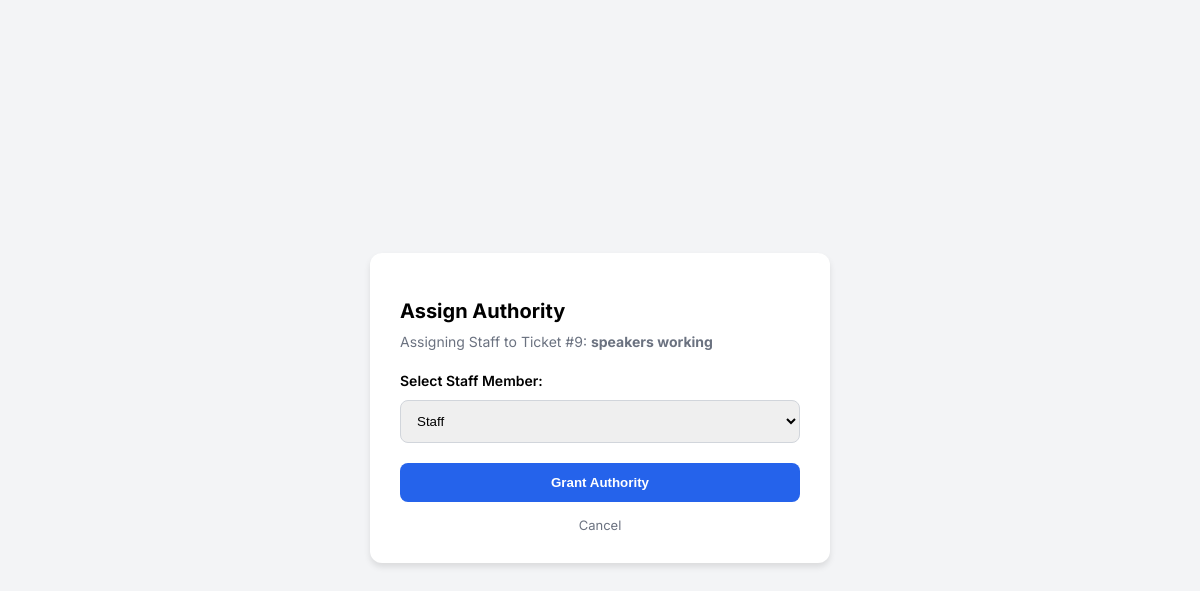
/pages/assign_ticket.php?id=9 (signed in), run on the app's committed database.
### tables this page shows
CREATE TABLE IF NOT EXISTS `tickets` (
  `id` int NOT NULL AUTO_INCREMENT,
  `name` varchar(255) NOT NULL,
  `description` text NOT NULL,
  `status` enum('pending','inprogress','completed','onhold') DEFAULT 'pending',
  `file_path` varchar(255) DEFAULT NULL,
  `created_by` int NOT NULL,
  `assigned_to` int DEFAULT NULL,
  `created_at` timestamp NULL DEFAULT CURRENT_TIMESTAMP,
  `updated_at` timestamp NULL DEFAULT CURRENT_TIMESTAMP ON UPDATE CURRENT_TIMESTAMP,
  `completed_at` timestamp NULL DEFAULT NULL,
  `deleted_at` timestamp NULL DEFAULT NULL,
  `is_deleted` tinyint(1) DEFAULT '0',
  PRIMARY KEY (`id`),
  KEY `created_by` (`created_by`),
  KEY `assigned_to` (`assigned_to`)
);

CREATE TABLE IF NOT EXISTS `users` (
  `id` int NOT NULL AUTO_INCREMENT,
  `name` varchar(100) NOT NULL,
  `email` varchar(100) NOT NULL,
  `password` varchar(255) NOT NULL,
  `role` varchar(50) DEFAULT 'user',
  `created_at` timestamp NULL DEFAULT CURRENT_TIMESTAMP,
  PRIMARY KEY (`id`),
  UNIQUE KEY `email` (`email`)
);

### pages/assign_ticket.php (the view, shortened to what this page needs)
<?php
require '../config/db.php';
$ticket_id = $_GET['id'] ?? null;
$t_stmt = $pdo->prepare("SELECT * FROM tickets WHERE id = ?");
$t_stmt->execute([$ticket_id]);
$ticket = $t_stmt->fetch();
$u_stmt = $pdo->prepare("SELECT id, name FROM users WHERE role = 'staff'");
$u_stmt->execute();
$staff_members = $u_stmt->fetchAll();
?>
<!DOCTYPE html>
<html>
<head>
</head>
<body>
    <div class="assign-card">
        <h2>Assign Authority</h2>
        <div class="ticket-info">Assigning Staff to Ticket #<?php echo $ticket['id']; ?>: <strong><?php echo htmlspecialchars($ticket['name']); ?></strong></div>
        <form method="POST">
            <label style="font-size: 14px; font-weight: 600;">Select Staff Member:</label>
            <select name="staff_id" required>
                <?php foreach($staff_members as $staff): ?>
                    <option value="<?php echo $staff['id']; ?>" <?php echo ($ticket['assigned_to'] == $staff['id']) ? 'selected' : ''; ?>>
                        <?php echo htmlspecialchars($staff['name']); ?>
                    </option>
                <?php endforeach; ?>
            </select>
            <button type="submit">Grant Authority</button>
        </form>
        <a href="../index.php" style="display:block; text-align:center; margin-top:15px; font-size:13px; color:#6b7280; text-decoration:none;">Cancel</a>
    </div>
</body>
</html>

### pages/assign_ticket.php (style rules this page uses)
body { font-family: 'Inter', sans-serif; background: #f3f4f6; display: flex; justify-content: center; align-items: center; height: 100vh; }
.assign-card { background: white; padding: 30px; border-radius: 12px; box-shadow: 0 4px 6px rgba(0,0,0,0.1); width: 100%; max-width: 400px; }
h2 { margin-bottom: 10px; font-size: 20px; }
.ticket-info { color: #6b7280; font-size: 14px; margin-bottom: 20px; }
select, button { width: 100%; padding: 12px; margin-top: 10px; border-radius: 8px; border: 1px solid #d1d5db; }
button { background: #2563eb; color: white; border: none; font-weight: 600; cursor: pointer; margin-top: 20px; }

### data on the page
tickets: id "9", name "speakers working", staff_id "Staff"
